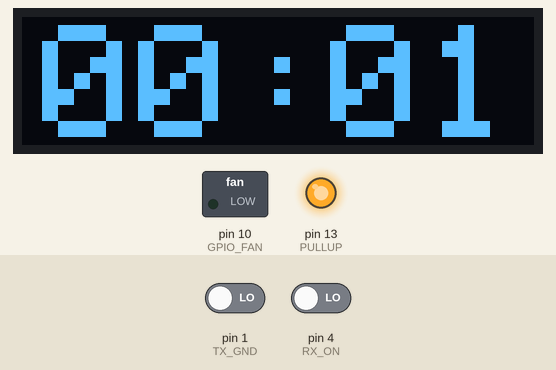
Recording of a sketch running on a simulated Arduino Uno, built with avr-gcc and run on an emulated ATmega328P. Parts: 128×32 one-colour display, switched loads named in the sketch (green lamp = pin HIGH), output pins drawn as LEDs (lit = HIGH). Inputs (shaded band) come from the test bench; at power-on: pin 1 (TX_GND) LOW, pin 4 (RX_ON) LOW.

Above: at 5.8 s.
5.9 s: pin 1 (TX_GND) driven HIGH
At 7.5 s:
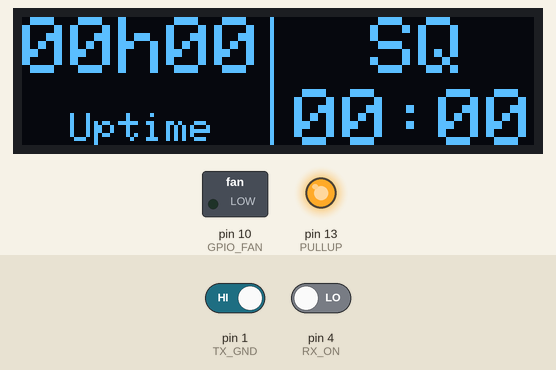
10.0 s: pin 4 (RX_ON) driven HIGH
At 11.5 s:
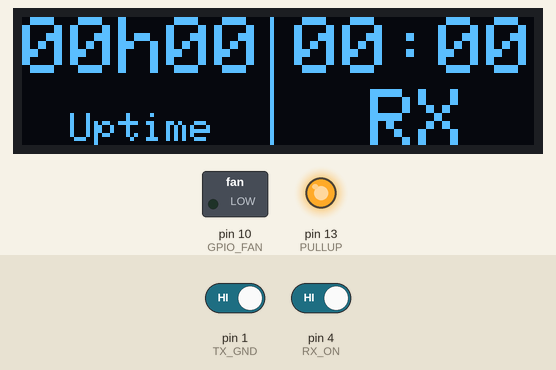
14.1 s: pin 1 (TX_GND) driven LOW
At 15.6 s:
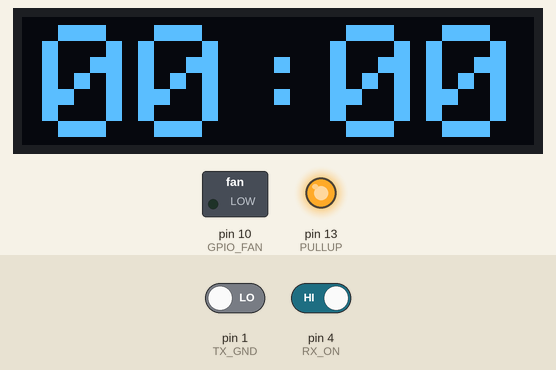
Timing chart, 0 to 17.1 s (numbered marks = the images above; inputs shaded):
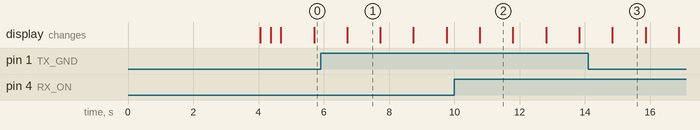

Measured:
- after the input at 5.9 s, the display: changes after 0.82 s (image 1)
- after the input at 10.0 s, the display: changes after 0.78 s (image 2)
- after the input at 14.1 s, the display: changes after 0.74 s (image 3)
- what the display in image 1 shows lasts 1.0 s, from 6.7 s to 7.7 s

The sketch:

yaesu-oled-tx-timer.ino
```cpp
// Libraries to be used
#include <Adafruit_GFX.h>
#include <Adafruit_SSD1306.h>

// Configure the Display
#define SCREEN_WIDTH  128   // OLED display width, in pixels
#define SCREEN_HEIGHT  32   // OLED display height, in pixels
#define OLED_RESET     -1   // Reset pin # (or -1 if sharing Arduino reset pin)

// Setup the display driver with the above settings
Adafruit_SSD1306 display(SCREEN_WIDTH, SCREEN_HEIGHT, &Wire, OLED_RESET);

// Are we using a temperature sensor? If we are not, comment this line.
// The Temperature Sensor code is compatible with LM-35 sensors.
//#define TEMP_SENS      A0 // The Port where the temperature is being read

// Configure the GPIO pins
#define TX_GND          1   // The GPIO pin where you connected the TXGND signal
#define PULLUP         13   // The GPIO pin that is driving TXGND up
#define GPIO_FAN       10   // The GPIO pin where we control the fan relay.
#define RX_ON           4   // The GPIO pin where you connected the SQL signal
                            // Comment out to disable monitoring RX.
#define TIME_ALERT    120   // TX time alert threshold (seconds)
#define CALLSIGN "PY2RAF"   // Your callsign. Comment out to disable splash screen.
#define TEMP_ON_TX      1   // Do we want to show the radio temperature in TX mode?
#define TEMP_THRESHOLD 40   // Starts external fan when temp greater than this
#define MONITOR_SQUELCH 1   // Monitor squelched time? If not desired, comment.
#define MONITOR_UPTIME  1   // Monitor uptime? If not desired, comment.
#define MONITOR_STATE   1   // Print SQ/RX state? If not desired, comment.

// General variables
unsigned long t;            // Timer (secs)
unsigned long h;            // Derived timer hours
unsigned long m;            // Derived timer Minutes
unsigned long s;            // Derived timer seconds (60-second fraction)
unsigned long t_event;      // Time-of-start (based on uptime) of event
unsigned long u;            // Uptime (secs)
unsigned long mu;           // Derived uptime minutes
unsigned long hu;           // Derived uptime hours
unsigned long du;           // Derived uptime days
int temperature;            // Current temp; Celsius
int temp_high_counter;      // Temperature above Threshold counter
int temp_low_counter;       // Temperature under Threshold counter
bool fan_state;             // Self Explanatory
String LastState;           // The last active state used for proper timer tracking

void setup() {
  //Serial.begin(9600);     // Setup serial port for debug in case of display failure
  //while (!Serial);        // Keep this commented after you disconnect from your
                            // computer, otherwise the board will hang on this instruction
  //Serial.print("Initiating setup/bootstrap\n");

  // Display initialization
  if(!display.begin(SSD1306_SWITCHCAPVCC, 0x3C)) { // Address 0x3C for 128x32
    Serial.println(F("SSD1306 allocation failed"));
    for(;;); // Don't proceed, loop forever
  }

  Serial.print("Display setup completed\n");

  #ifdef RX_ON
    pinMode(RX_ON, INPUT);
  #endif

  // If we are controlling a fan...
  #ifdef GPIO_FAN
    pinMode(GPIO_FAN, OUTPUT);
    digitalWrite(GPIO_FAN, LOW);
  #endif

  // Splash Screen
  #ifdef CALLSIGN
    display.clearDisplay();
    display.setTextColor(WHITE);
    display.setTextSize(3);
    display.setCursor(10,6); // a small padding
    display.print(CALLSIGN);
    display.display();
    delay(4000);
    display.invertDisplay(true);
    display.display();
    delay(300);
    display.invertDisplay(false);
    display.display();
    delay(300);
  #endif

  // Configure display runtime defaults
  display.clearDisplay();
  display.setTextColor(WHITE);

  // Configure the pin that will be providing the pullup level to TX_GND
  pinMode(PULLUP, OUTPUT);
  digitalWrite(PULLUP, HIGH);

  // Configure the TX_GND pin as a input GPIO
  pinMode(TX_GND, INPUT);

  Serial.print("Finished setup\n");
}

#ifndef MONITOR_SQUELCH
// Blinking dot every other second
void blinkingdot() {
  display.clearDisplay();
  display.invertDisplay(false);
  if ( u % 2 == 0 ) display.drawPixel(127, 31, WHITE);
  display.display();
  delay(500);
}
#endif

void printtime(){
  if (h < 1) {                     // Up to 1 hour, Print mm:ss
    if (m < 10) display.print(0);  // Pad with zero if less than ten
    display.print(m); display.print(":");
    if (s < 10) display.print(0);  // Pad with zero if less than ten
    display.print(s);
  }
  else if (h < 100) {              // Less than 100 hours, Print hh h mm
    if (h < 10) display.print(0);  // Pad with zero if less than ten
    display.print(h); display.print("h");
    if (m < 10) display.print(0);  // Pad with zero if less than ten
    display.print(m);
  }
  else {                           // More than 100 hours, Print hhh h
    display.print(h); display.print("h");
  }

  // Draw a separator line and print it
  display.drawLine(62, 0, 62, 31, WHITE);
  display.display();

  // Give it a second to sleep until next poll
  delay(1000);
}

void calc_event_time(){
  // Calculate the event's seconds, minutes and hours
  t = u - t_event;
  s = t % 60;
  m = t / 60 %60;
  h = t / 3600;
}

#ifdef MONITOR_UPTIME
  // Print the current uptime
  void print_uptime(){
    mu = u / 60 % 60;
    hu = u / 3600;
    du = u / 86400;

    // Uptime block
    display.setTextSize(2);  // Medium size
    display.setCursor(0, 0); // Bottom top of the screen
    if (du < 1 ) {           // Up to a day; hh:mm
      if (hu < 10) display.print(0);
      display.print(hu); display.print("h");
      if (mu < 10) display.print(0);
      display.print(mu);
    }
    else {                   // More than a day; dd:hh
      hu = hu - ( du * 86400 / 3600);   // Calculate how many hours within the day.
      display.print(du); display.print("d");
      if (hu < 10) display.print(0);
      display.print(hu);
      if (du < 10) display.print("h");  // add the h suffix if less than 10 days uptime
    }

    display.setTextSize(1);

    // The temperature block
    #ifdef TEMP_SENS
      // The uptime text
      display.setCursor(12,16);
      display.print("Uptime");
      // The temperature info
      display.setCursor(7,25);
      display.print("Temp:");
      display.print(temperature);
      display.print("C");

      // Blink a dot when fan is on
      #ifdef GPIO_FAN
        if (fan_state == 1) {
          if ( u % 2 == 0 ) {
            display.setCursor(69,15);
            display.print((char)7);
          }
        }
      #endif

    #else
      // If no temperature selected, just print uptime.
      display.setCursor(12,24);
      display.print("Uptime");
    #endif

  }
#endif

// Print Squelched timer
void printsquelch() {
  // Reset timer if transitioned state
  if (LastState != "Squelch") {
    t_event = u;
    display.invertDisplay(false);
  }

  // Calculating the seconds, minutes and hours
  calc_event_time();

  // Clear the display buffer and prepare for new data
  display.clearDisplay();

  #ifdef MONITOR_UPTIME
    print_uptime();
  #endif

  #ifdef MONITOR_STATE
    display.setTextSize(2);
    display.setCursor(87,0);
    display.print("SQ");
  #endif

  display.setTextSize(2);  // Medium size
  display.setCursor(68,18); // Bottom left of the screen

  // Print the SQ timer
  printtime();

  // Set state
  LastState = "Squelch";
}

void loop() {
  // Derive uptime from millis()
  u = (millis() / 1000);

  #ifdef TEMP_SENS
    temperature = (float(analogRead(TEMP_SENS))*5/(1023))/0.01;
  #endif

  // Control logic for fan.
  // Runs the fan if temperature gets above threshold for 15 seconds in row.
  // Stops the fan if temperature gets below threshold for 2 minutes in row.
  #ifdef GPIO_FAN
    if (temperature > TEMP_THRESHOLD) {
      temp_high_counter++;
      temp_low_counter=0; }
    else if (fan_state == 1 && temp_low_counter < 120 ) {
      temp_low_counter++;
      temp_high_counter=0; }
    else {
      temp_low_counter++;
      temp_high_counter=0;
      digitalWrite(GPIO_FAN, LOW);
      fan_state=0;
    }

    if ( temp_high_counter > 15 ) {
      digitalWrite(GPIO_FAN, HIGH);
      fan_state=1;
    }
  #endif

  // If voltage is present - meaning no Transmission; radio receiving or squelched
  if (digitalRead(TX_GND) == HIGH) {

    // If we are monitoring RX time too
    #ifdef RX_ON

      // Yaesu radio: Squelch Open, RX=HIGH
      if (digitalRead(RX_ON) == HIGH) {
      // Icom and Kenwood radio: Squelch open, RX=LOW
      // Comment the above "if" and uncomment the below "if".
      // (digitalRead(RX_ON) == LOW) {

        // Reset timer if transitioned state
        if (LastState != "RX") {
          t_event = u;
          display.invertDisplay(false);
        }

        // Calculating the seconds, minutes and hours
        calc_event_time();

        // Clear the display buffer and prepare for new data
        display.clearDisplay();
        #ifdef MONITOR_UPTIME
          print_uptime();
        #endif

        #ifdef MONITOR_STATE
          display.setTextSize(2);
          display.setCursor(87,18);
          display.print("RX");
        #endif
        // Where to print the elapsed RX time
        display.setTextSize(2);  // Medium size
        display.setCursor(68,0); // Better screen adjustment

        // Print the RX timer
        printtime();

        // Set state
        LastState = "RX";
      }

      else {
        // Print a blinking dot or squelch counter
        #ifndef MONITOR_SQUELCH
          blinkingdot();
        #else
          printsquelch();
        #endif
      }
    }

    // If we are NOT monitoring RX time
    #else
        blinkingdot();
        LastState = "Squelch";
      }
    #endif

  // However if line is grounded... (meaning: TX is ON)
  else {
    // Reset timer if radio changed state
    if (LastState != "TX") {
      t_event = u;
      display.invertDisplay(false);
    }

    // Calculating the seconds and minutes (no cap for minutes)
    calc_event_time();

    // Clear the display buffer and prepare for new data
    display.clearDisplay();
    display.setTextSize(4);
    display.setCursor(5,2); // Better screen adjustment

    // Print the TX time
    if (m < 10) display.print(0);    // Pad with zero if less than ten
    display.print(m); display.print(" ");
    if (s < 10) display.print(0);    // Pad with zero if less than ten
    display.print(s);

    #ifdef TEMP_SENS
      #ifdef TEMP_ON_TX
        #ifdef GPIO_FAN
          if (fan_state == 1 ) { // Fan on, temperature font/color inverted
            display.fillRect(54,9,18,15,WHITE);
            display.setTextSize(1);
            display.setTextColor(BLACK);
            display.setCursor(58,13);
            display.print(temperature);
            display.setTextColor(WHITE); }
          else {  // Fan off, just temperature inside a box.
            display.drawRect(54,9,18,15,WHITE);
            display.setTextSize(1);
            display.setCursor(58,13);
            display.print(temperature); }

        #else // No Fan Control
          display.drawRect(54,9,18,15,WHITE);
          display.setTextSize(1);
          display.setCursor(58,13);
          display.print(temperature); }
        #endif

      #else // No Temperature on TX
        display.setTextSize(4);
        display.setCursor(55,2); // Print colon
        display.print(":");
      #endif

    #else // No Temperature sensor
      display.setTextSize(4);
      display.setCursor(55,2); // Print colon
      display.print(":");
    #endif

    // Are we over time alert threshold?
    #ifdef TIME_ALERT
      if (t > TIME_ALERT) display.invertDisplay(true);
    #endif
    display.display();

    // Give it a second to sleep until next poll
    delay(1000);

    // Set state
    LastState = "TX";
    }
}
```
